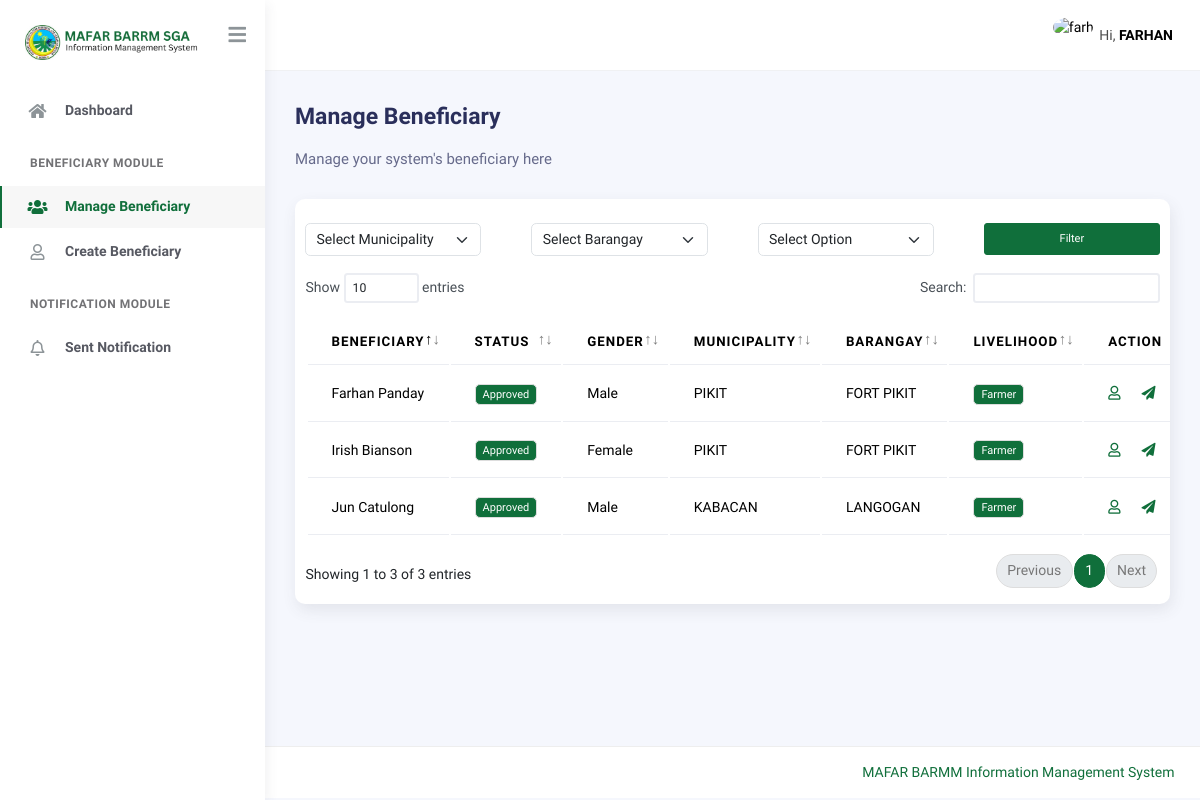
Page /mafar/beneficiary/list (signed in) on the committed database.
### main/models.py (models this page shows, shortened)
class Municpality(models.Model):
    municipality = models.CharField(max_length=255)
    date_added = models.DateTimeField(auto_now_add=True)
    class Meta:
        verbose_name_plural = "Municipality"
        verbose_name = "Municipality"
    def __str__(self) -> str:
        return self.municipality

class Barangay(models.Model):
    municipality = models.ForeignKey('Municpality', on_delete=models.CASCADE, blank=True, null=True)
    barangay = models.CharField(max_length=255)
    date_added = models.DateTimeField(auto_now_add=True)
    class Meta:
        verbose_name_plural = "Barangay"
        verbose_name = "Barangay"
    def __str__(self) -> str:
        return self.barangay

class FarmProfile(models.Model):
    MAIN_LIVELIHOOD = (
        ("Farmer", "Farmer"),
        ("Farm Worker", "Farm Worker"),
        ("Agri Youth", "Agri Youth"),
    )
    FARMER = (
        ("Rice", "Rice"),
        ("Corn", "Corn"),
        ("Other Crops", "Other Crops"),
        ("Livestock", "Livestock"),
        ("Poultry", "Poultry"),
    )
    FARM_WORKER = (
        ("Land Preparation", "Land Preparation"),
        ("Planting", "Planting"),
        ("Cultivation", "Cultivation"),
        ("Harvesting", "Harvesting"),
        ("Others", "Others"),
    )
    AGRIYOUTH_WORKER = (
        ("1", "Part of a farming household"),
        ("2", "Attending/attended formal agri-fishery related course"),
        ("3", "Attending/attended non-formal agri-fishery related course"),
        ("4", "Participated in any agricultural activity/program."),
        ("5", "Others"),
    )
    related_to = models.ForeignKey(PersonalInformation, on_delete=models.CASCADE)
    main_livelihood = models.CharField(max_length=255, choices=MAIN_LIVELIHOOD)
    activity_farmer = models.CharField(
        max_length=50, choices=FARMER, null=True, blank=True
    )
    specific_farming_activity = models.CharField(max_length=50, null=True, blank=True)
    activity_farmworker = models.CharField(
        max_length=50, choices=FARM_WORKER, null=True, blank=True
    )
    specific_farmworker_activity = models.CharField(
        max_length=50, null=True, blank=True
    )
    activity_agriyouth = models.CharField(
        max_length=50, choices=AGRIYOUTH_WORKER, null=True, blank=True
    )
    specific_agriyouth_activity = models.CharField(max_length=50, null=True, blank=True)
    status = models.CharField(
        max_length=100,
        default="Pending",
        null=True,
        blank=True,
        choices=(
            ("Pending", "Pending"),
            ("Approved", "Approved"),
            ("Disapproved", "Disapproved"),
        ),
    )
    date_added = models.DateTimeField(auto_now_add=True)
    class Meta:
        verbose_name = "Farm Profile"
        verbose_name_plural = "Farm Profiles"

class PersonalInformation(models.Model):
    EXTENSIONS = (
        ("None", "None"),
        ("Sr.", "Sr."),
        ("Jr.", "Jr."),
    )
    GENDER = (("Male", "Male"), ("Female", "Female"))
    HIGHEST_EDUCATION = (
        ("Pre-school", "Pre-school"),
        ("Elementary", "Elementary"),
        ("High School", "High School"),
        ("Junior High School", "Junior High School"),
        ("Senior High School", "Senior High School"),
        ("College", "College"),
        ("Vocational", "Vocational"),
        ("Post-graduate", "Post-graduate"),
        ("None", "None"),
    )
    RELIGION = (
        ("Christianity", "Christianity"),
        ("Islam", "Islam"),
        ("Others", "Others"),
    )
    CIVIL_STATUS = (
        ("Single", "Single"),
        ("Married", "Married"),
        ("Widowed", "Widowed"),
        ("Separated", "Separated"),
    )
    RELATIONSHIP = (
        ("Mother", "Mother"),
        ("Father", "Father"),
    )
    firstname = models.CharField(
        max_length=255, help_text="Beneficiary first name", db_index=True
    )
    middlename = models.CharField(
        max_length=255, help_text="Beneficiary middle name", db_index=True
    )
    lastname = models.CharField(
        max_length=255, help_text="Beneficiary last name", db_index=True
    )
    extension = models.CharField(
        max_length=255,
        help_text="Extension",
        choices=EXTENSIONS,
        db_index=True,
        null=True,
        blank=True,
    )
    gender = models.CharField(max_length=255, help_text="Gender", choices=GENDER)
    purok = models.CharField(max_length=255, help_text="Purok")
    municipality = models.ForeignKey(
        Municpality, on_delete=models.CASCADE, help_text="Municipality"
    )
    barangay = models.ForeignKey(
        Barangay, on_delete=models.CASCADE, help_text="Barangay"
    )
    street = models.CharField(max_length=255, help_text="Street")
    province = models.CharField(max_length=255, help_text="Province")
    region = models.CharField(max_length=255, help_text="Region")
    mobile_number = models.CharField(max_length=11, help_text="Mobile Number")
    landline_number = models.CharField(
        max_length=255, help_text="Landline Number", blank=True, null=True
    )
    dob = models.CharField(max_length=255, help_text="Date of Birth")
    pob = models.CharField(max_length=255, help_text="Place of Birth")
    provice_place_of_birth = models.CharField(
        max_length=255, help_text="Provice Place Of Birth"
    )
    country = models.CharField(max_length=255)
    education = models.CharField(
        max_length=255, help_text="Highest Formal Education", choices=HIGHEST_EDUCATION
    )
    is_pwd = models.BooleanField(default=False, help_text="Person with disability")
    is_fourps = models.BooleanField(default=False, help_text="4P's Beneficiary")
    is_member_in_ip = models.BooleanField(
        default=False, help_text="Member of an Indigenous Group"
    )
    is_household_head = models.BooleanField(default=False, help_text="Household head")
    is_with_government_id = models.BooleanField(
        default=False, help_text="Government ID"
    )
    is_member_in_any_cooperative = models.BooleanField(
        default=False, help_text="Member in any cooperative"
    )
    member_in_ip_specific = models.CharField(
        max_length=255, help_text="Specific Indigenous Group", null=True, blank=True
    )
    religion = models.CharField(
        max_length=255, choices=RELIGION, help_text="Region you belong"
    )
    civil_status = models.CharField(
        max_length=255, choices=CIVIL_STATUS, help_text="Civil status"
    )
    name_of_spouse_if_married = models.CharField(
        max_length=255, null=True, blank=True, help_text="Name of spouse if married"
    )
    mother_maiden_name = models.CharField(
        max_length=255, help_text="Mother maiden name"
    )
    name_of_household_head = models.CharField(
        max_length=255, help_text="Name of Household", blank=True, null=True
    )
    relationship = models.CharField(
        max_length=255,
        choices=RELATIONSHIP,
        null=True,
        blank=True,
        help_text="Relationship",
    )
    number_of_living_household = models.IntegerField(
        default=0, null=True, blank=True, help_text="No. of living in your household"
    )
    number_of_male = models.IntegerField(
        default=0, null=True, blank=True, help_text="No. of male in your household"
    )
    number_of_female = models.IntegerField(
        default=0, null=True, blank=True, help_text="No. of female in your household"
    )
    type_of_id = models.CharField(
        max_length=255, null=True, blank=True, help_text="What type of ID you have?"
    )
    id_number = models.CharField(
        max_length=255, null=True, blank=True, help_text="Enter your ID number"
    )
    specify_cooperative = models.CharField(
        max_length=255,
        null=True,
        blank=True,
        help_text="Specify what cooperative you are member with",
    )
    person_to_notify = models.CharField(max_length=255)
    contact_number = models.CharField(max_length=255)
    date_added = models.DateTimeField(auto_now_add=True)
    def get_full_name(self):
        return f"{self.firstname} {self.lastname}"
    class Meta:
        verbose_name = "Personal Information"
        verbose_name_plural = "Personal Informations"

### main/views.py (the view)
class BeneficiaryView(MustBeLoggedIn, View):
    template_name = "beneficiary.html"
    def get(self, request):
        context = {}
        main_query = FarmProfile.objects.all()
        filter_form = FilterBeneficiary(request.GET)
        context["filter_form"] = filter_form
        if filter_form.is_valid():
            filters = request.GET
            query = Q()
            if filters.get("farmer_activity"):
                query &= (
                    Q(activity_farmer__iexact=filters.get("farmer_activity"))
                    | Q(activity_farmworker__iexact=filters.get("farmer_activity"))
                )
            if filters.get("municipality"):
                query &= Q(related_to__municipality=filters.get("municipality"))
            if filters.get("barangay"):
                query &= Q(related_to__barangay=filters.get("barangay"))
            main_query = main_query.filter(query)
        context["beneficiaries"] = main_query
        return render(request, self.template_name, context)

### main/templates/beneficiary.html (shortened to what this page needs)
{% extends './includes/base.html' %}
{% block content %}
<div class="page-inner">
    <div class="d-flex align-items-left align-items-md-center flex-column flex-md-row pt-2 pb-4">
        <div>
            <h3 class="fw-bold mb-3">Manage Beneficiary</h3>
            <h6 class="op-7 mb-2">Manage your system's beneficiary here</h6>
        </div>
    </div>
    <div class="card py-3">
        <form action="" class="mb-2">
            <div class="row">
                {% for input in filter_form %}
                <div class="col-md-3">
                    <div class="form-group">
                        {{ input }}
                    </div>
                </div>
                {% endfor %}
                <div class="col-md-3">
                    <div class="form-group">
                        <input type="submit" value="Filter" name="filter" class="btn btn-primary btn-sm btn-block w-100">
                    </div>
                </div>
            </div>
        </form>
        <div class="table-responsive">
            <table class="table" id="datatable">
                <thead>
                    <tr>
                        <th>Beneficiary</th>
                        <th>Status</th>
                        <th>Gender</th>
                        <th>Municipality</th>
                        <th>Barangay</th>
                        <th>Livelihood</th>
                        <th>Action</th>
                    </tr>
                </thead>
                <tbody>
                    {% for beneficiary in beneficiaries %}
                    <tr>
                        <td>{{ beneficiary.related_to.get_full_name }}</td>
                        <td>
                            {% if beneficiary.status == 'Approved' %}
                            <span class="badge bg-primary">{{ beneficiary.status }}</span>
                            {% elif beneficiary.status == 'Disapproved' %}
                            <span class="badge btn-danger">{{ beneficiary.status }}</span>
                            {% else %}
                            <span class="badge btn-warning">{{ beneficiary.status }}</span>
                            {% endif %}
                        </td>
                        <td>{{ beneficiary.related_to.gender }}</td>
                        <td>{{ beneficiary.related_to.municipality }}</td>
                        <td>{{ beneficiary.related_to.barangay }}</td>
                        <td>
                            <span class="badge bg-primary">{{ beneficiary.main_livelihood }}</span>
                        </td>
                        <td>
                            <div class="d-flex align-items-center justify-content-start gap-4">
                                <a href="{% url 'update_beneficiary_personal_info' pk=beneficiary.related_to.id %}">
                                    <i class="far fa-user"></i>
                                </a>
                                <a href="#" id="approve-and-notify" data-id="{{ beneficiary.id }}">
                                    <i class="fas fa-paper-plane"></i>
                                </a>
                            </div>
                        </td>
                    </tr>
                    {% endfor %}
                </tbody>
            </table>
        </div>
    </div>
</div>
{% endblock %}

### main/templates/includes/navbar.html (shortened to what this page needs)
{% load static %}
<nav class="navbar navbar-header navbar-header-transparent navbar-expand-lg border-bottom">
    <div class="container-fluid">
        <ul class="navbar-nav topbar-nav ms-md-auto align-items-center">
            <li class="nav-item topbar-user dropdown hidden-caret">
                <a
                    class="dropdown-toggle profile-pic"
                    data-bs-toggle="dropdown"
                    href="#"
                    aria-expanded="false"
                >
                    <div class="avatar-sm">
                        <img src="{% static 'assets/img/mafar-logo.png' %}" alt="{{ request.user.username }}" class="avatar-img rounded-circle">
                    </div>
                    <span class="profile-username">
                        <span class="op-7">Hi,</span>
                        <span class="fw-bold" style="text-transform: uppercase;">{{ request.user.username }}</span>
                    </span>
                </a>
            </li>
        </ul>
    </div>
</nav>

### rows in the picture
Municpality: filter_form "Select Municipality"
Barangay: filter_form "Select Barangay"
FarmProfile: related_to.get_full_name "Irish Bianson", status "Approved", related_to.gender "Female", related_to.municipality "PIKIT", related_to.barangay "FORT PIKIT", main_livelihood "Farmer"
FarmProfile: related_to.get_full_name "Farhan Panday", status "Approved", related_to.gender "Male", related_to.municipality "PIKIT", related_to.barangay "FORT PIKIT", main_livelihood "Farmer"
FarmProfile: related_to.get_full_name "Jun Catulong", status "Approved", related_to.gender "Male", related_to.municipality "KABACAN", related_to.barangay "LANGOGAN", main_livelihood "Farmer"

### other values in the picture
{{ request.user.username }} "FARHAN"
